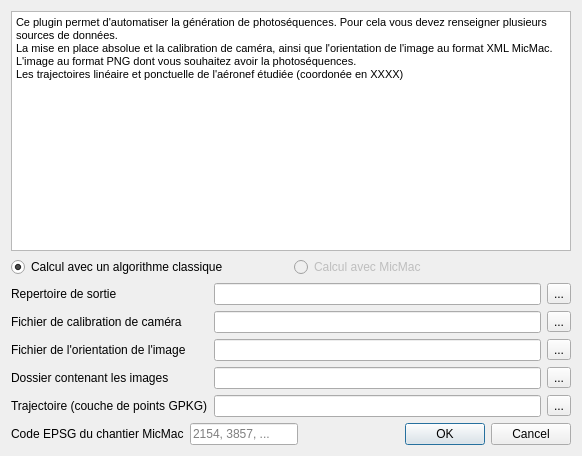
<?xml version="1.0" encoding="UTF-8"?>
<ui version="4.0">
 <class>Photosequence_gen</class>
 <widget class="QDialog" name="Photosequence_gen">
  <property name="geometry">
   <rect>
    <x>0</x>
    <y>0</y>
    <width>582</width>
    <height>456</height>
   </rect>
  </property>
  <property name="windowTitle">
   <string>Dialog</string>
  </property>
  <layout class="QGridLayout" name="gridLayout_2">
   <item row="3" column="0">
    <layout class="QGridLayout" name="gridLayout">
     <item row="4" column="2">
      <widget class="QToolButton" name="toolButton_6">
       <property name="toolTip">
        <string>trajectoire ponctuelle au format gpkg</string>
       </property>
       <property name="text">
        <string>...</string>
       </property>
      </widget>
     </item>
     <item row="1" column="2">
      <widget class="QToolButton" name="toolButton_2">
       <property name="toolTip">
        <string>Mise en place absolue de caméra au format xml MicMac</string>
       </property>
       <property name="text">
        <string>...</string>
       </property>
      </widget>
     </item>
     <item row="4" column="0">
      <widget class="QLabel" name="label_7">
       <property name="text">
        <string>Trajectoire (couche de points GPKG)</string>
       </property>
      </widget>
     </item>
     <item row="4" column="1">
      <widget class="QLineEdit" name="lineEdit_6"/>
     </item>
     <item row="1" column="0">
      <widget class="QLabel" name="label_2">
       <property name="text">
        <string>Fichier de calibration de caméra</string>
       </property>
      </widget>
     </item>
     <item row="0" column="1">
      <widget class="QLineEdit" name="lineEdit_7"/>
     </item>
     <item row="1" column="1">
      <widget class="QLineEdit" name="lineEdit_2"/>
     </item>
     <item row="2" column="1">
      <widget class="QLineEdit" name="lineEdit_3"/>
     </item>
     <item row="3" column="0">
      <widget class="QLabel" name="label_6">
       <property name="text">
        <string>Dossier contenant les images</string>
       </property>
      </widget>
     </item>
     <item row="2" column="2">
      <widget class="QToolButton" name="toolButton_3">
       <property name="toolTip">
        <string>Fichier de l'orientation de l'image au format xml MicMac</string>
       </property>
       <property name="text">
        <string>...</string>
       </property>
      </widget>
     </item>
     <item row="2" column="0">
      <widget class="QLabel" name="label_3">
       <property name="text">
        <string>Fichier de l'orientation de l'image</string>
       </property>
      </widget>
     </item>
     <item row="3" column="1">
      <widget class="QLineEdit" name="lineEdit_4"/>
     </item>
     <item row="0" column="2">
      <widget class="QToolButton" name="toolButton_7">
       <property name="toolTip">
        <string>Mise en place absolue de caméra au format xml MicMac</string>
       </property>
       <property name="text">
        <string>...</string>
       </property>
      </widget>
     </item>
     <item row="3" column="2">
      <widget class="QToolButton" name="toolButton_5">
       <property name="toolTip">
        <string>Image pour laquelle on souhaite avoir une photoséquence, au format PNG</string>
       </property>
       <property name="text">
        <string>...</string>
       </property>
      </widget>
     </item>
     <item row="0" column="0">
      <widget class="QLabel" name="label_8">
       <property name="text">
        <string>Repertoire de sortie</string>
       </property>
      </widget>
     </item>
    </layout>
   </item>
   <item row="1" column="0">
    <layout class="QHBoxLayout" name="horizontalLayout_2">
     <item>
      <layout class="QHBoxLayout" name="horizontalLayout_5">
       <item>
        <widget class="QRadioButton" name="rb_classic">
         <property name="text">
          <string>Calcul avec un algorithme classique</string>
         </property>
         <property name="checked">
          <bool>true</bool>
         </property>
         <attribute name="buttonGroup">
          <string notr="true">buttonGroup</string>
         </attribute>
        </widget>
       </item>
      </layout>
     </item>
     <item>
      <layout class="QHBoxLayout" name="horizontalLayout_7">
       <item>
        <widget class="QRadioButton" name="rb_micmac">
         <property name="enabled">
          <bool>false</bool>
         </property>
         <property name="text">
          <string>Calcul avec MicMac</string>
         </property>
         <property name="checked">
          <bool>false</bool>
         </property>
         <attribute name="buttonGroup">
          <string notr="true">buttonGroup</string>
         </attribute>
        </widget>
       </item>
      </layout>
     </item>
    </layout>
   </item>
   <item row="0" column="0">
    <widget class="QTextBrowser" name="textBrowser">
     <property name="sizePolicy">
      <sizepolicy hsizetype="Expanding" vsizetype="Minimum">
       <horstretch>0</horstretch>
       <verstretch>0</verstretch>
      </sizepolicy>
     </property>
     <property name="html">
      <string>&lt;!DOCTYPE HTML PUBLIC &quot;-//W3C//DTD HTML 4.0//EN&quot; &quot;http://www.w3.org/TR/REC-html40/strict.dtd&quot;&gt;
&lt;html&gt;&lt;head&gt;&lt;meta name=&quot;qrichtext&quot; content=&quot;1&quot; /&gt;&lt;meta charset=&quot;utf-8&quot; /&gt;&lt;style type=&quot;text/css&quot;&gt;
p, li { white-space: pre-wrap; }
hr { height: 1px; border-width: 0; }
li.unchecked::marker { content: &quot;\2610&quot;; }
li.checked::marker { content: &quot;\2612&quot;; }
&lt;/style&gt;&lt;/head&gt;&lt;body style=&quot; font-family:'.AppleSystemUIFont'; font-size:13pt; font-weight:400; font-style:normal;&quot;&gt;
&lt;p style=&quot; margin-top:0px; margin-bottom:0px; margin-left:0px; margin-right:0px; -qt-block-indent:0; text-indent:0px;&quot;&gt;&lt;span style=&quot; font-family:'MS Shell Dlg 2'; font-size:8.25pt;&quot;&gt;Ce plugin permet d'automatiser la génération de photoséquences. Pour cela vous devez renseigner plusieurs sources de données.&lt;br /&gt;La mise en place absolue et la calibration de caméra, ainsi que l'orientation de l'image au format XML MicMac.&lt;br /&gt;L'image au format PNG dont vous souhaitez avoir la photoséquences.&lt;br /&gt;Les trajectoires linéaire et ponctuelle de l'aéronef étudiée (coordonée en XXXX)&lt;/span&gt;&lt;/p&gt;&lt;/body&gt;&lt;/html&gt;</string>
     </property>
    </widget>
   </item>
   <item row="4" column="0">
    <layout class="QHBoxLayout" name="horizontalLayout">
     <item>
      <widget class="QLabel" name="label">
       <property name="text">
        <string>Code EPSG du chantier MicMac</string>
       </property>
      </widget>
     </item>
     <item>
      <widget class="QLineEdit" name="le_epsg">
       <property name="sizePolicy">
        <sizepolicy hsizetype="Fixed" vsizetype="Fixed">
         <horstretch>0</horstretch>
         <verstretch>0</verstretch>
        </sizepolicy>
       </property>
       <property name="placeholderText">
        <string>2154, 3857, ...</string>
       </property>
      </widget>
     </item>
     <item>
      <widget class="QDialogButtonBox" name="buttonBox">
       <property name="orientation">
        <enum>Qt::Horizontal</enum>
       </property>
       <property name="standardButtons">
        <set>QDialogButtonBox::Cancel|QDialogButtonBox::Ok</set>
       </property>
      </widget>
     </item>
    </layout>
   </item>
  </layout>
 </widget>
 <resources/>
 <connections>
  <connection>
   <sender>buttonBox</sender>
   <signal>accepted()</signal>
   <receiver>Photosequence_gen</receiver>
   <slot>accept()</slot>
   <hints>
    <hint type="sourcelabel">
     <x>248</x>
     <y>254</y>
    </hint>
    <hint type="destinationlabel">
     <x>157</x>
     <y>274</y>
    </hint>
   </hints>
  </connection>
  <connection>
   <sender>buttonBox</sender>
   <signal>rejected()</signal>
   <receiver>Photosequence_gen</receiver>
   <slot>reject()</slot>
   <hints>
    <hint type="sourcelabel">
     <x>316</x>
     <y>260</y>
    </hint>
    <hint type="destinationlabel">
     <x>286</x>
     <y>274</y>
    </hint>
   </hints>
  </connection>
 </connections>
 <buttongroups>
  <buttongroup name="buttonGroup"/>
 </buttongroups>
</ui>
